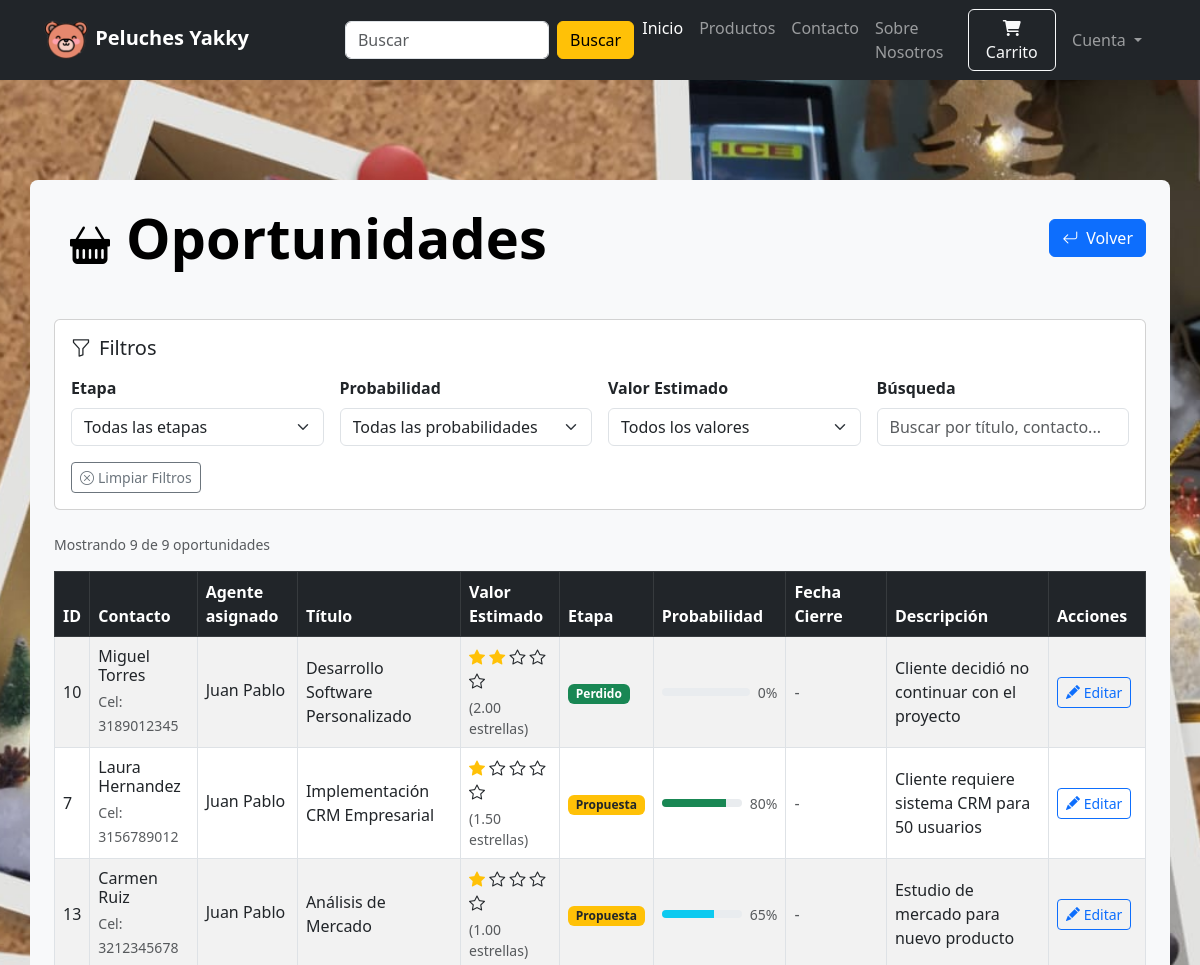
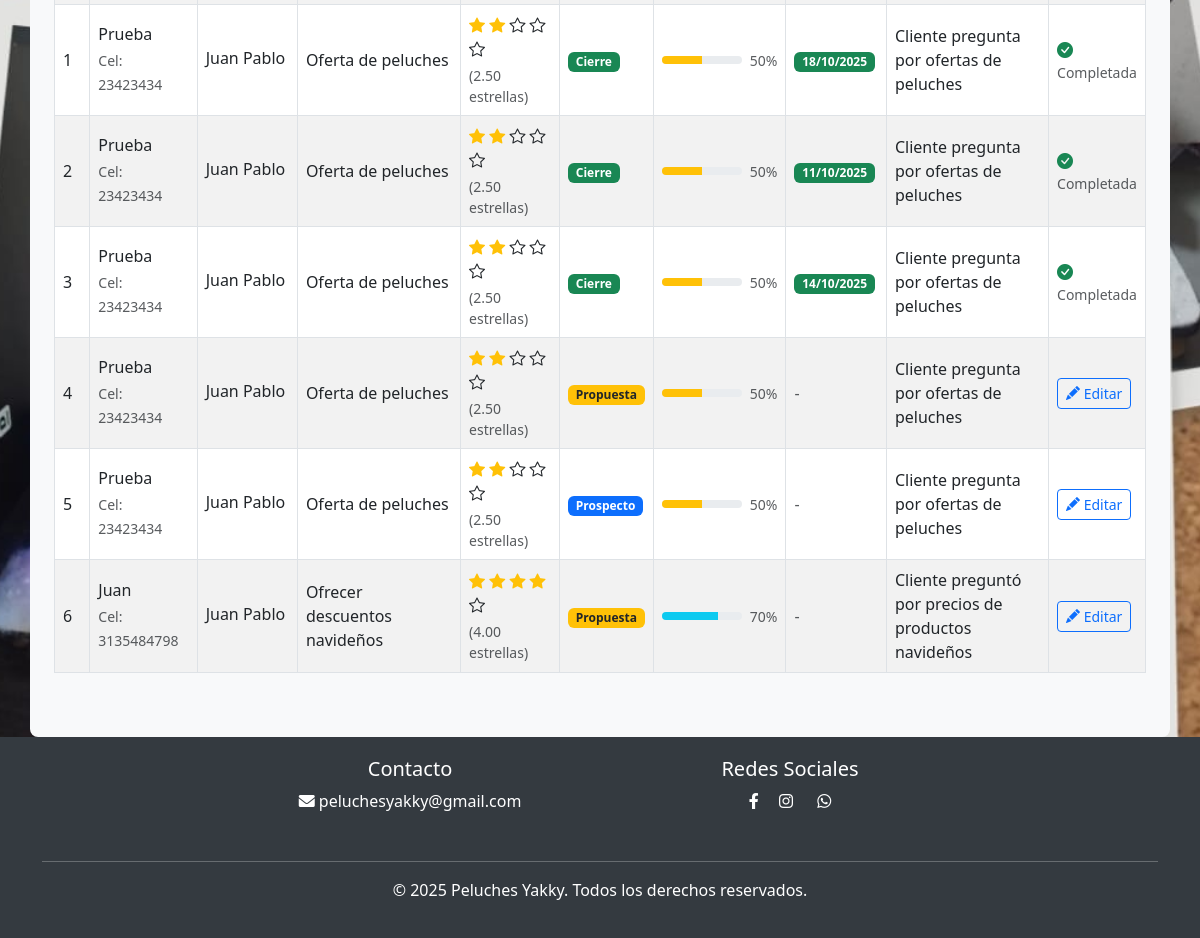
Page /empleado/tabla-oportunidades (signed in) on the earlier database version (2 pictures, top to bottom).
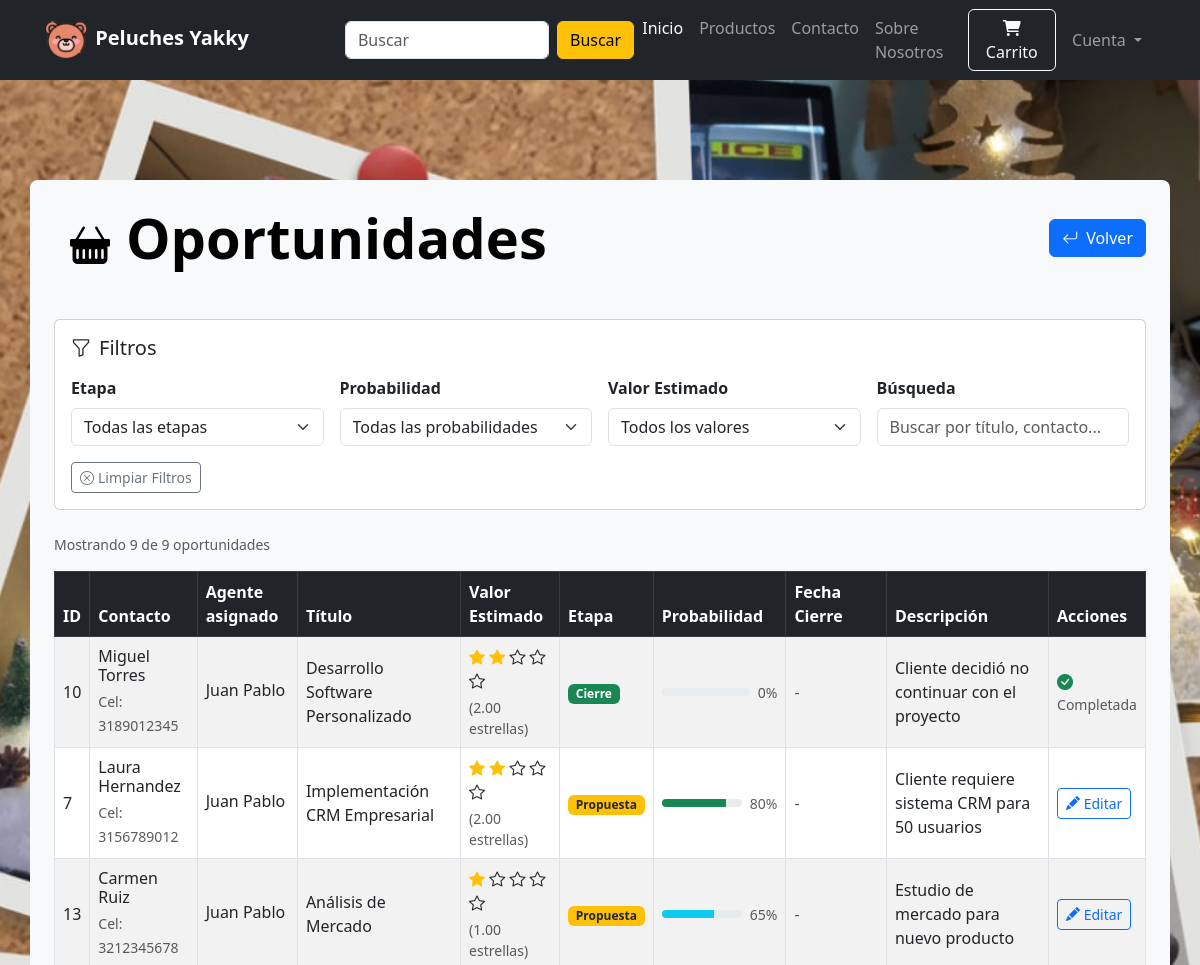
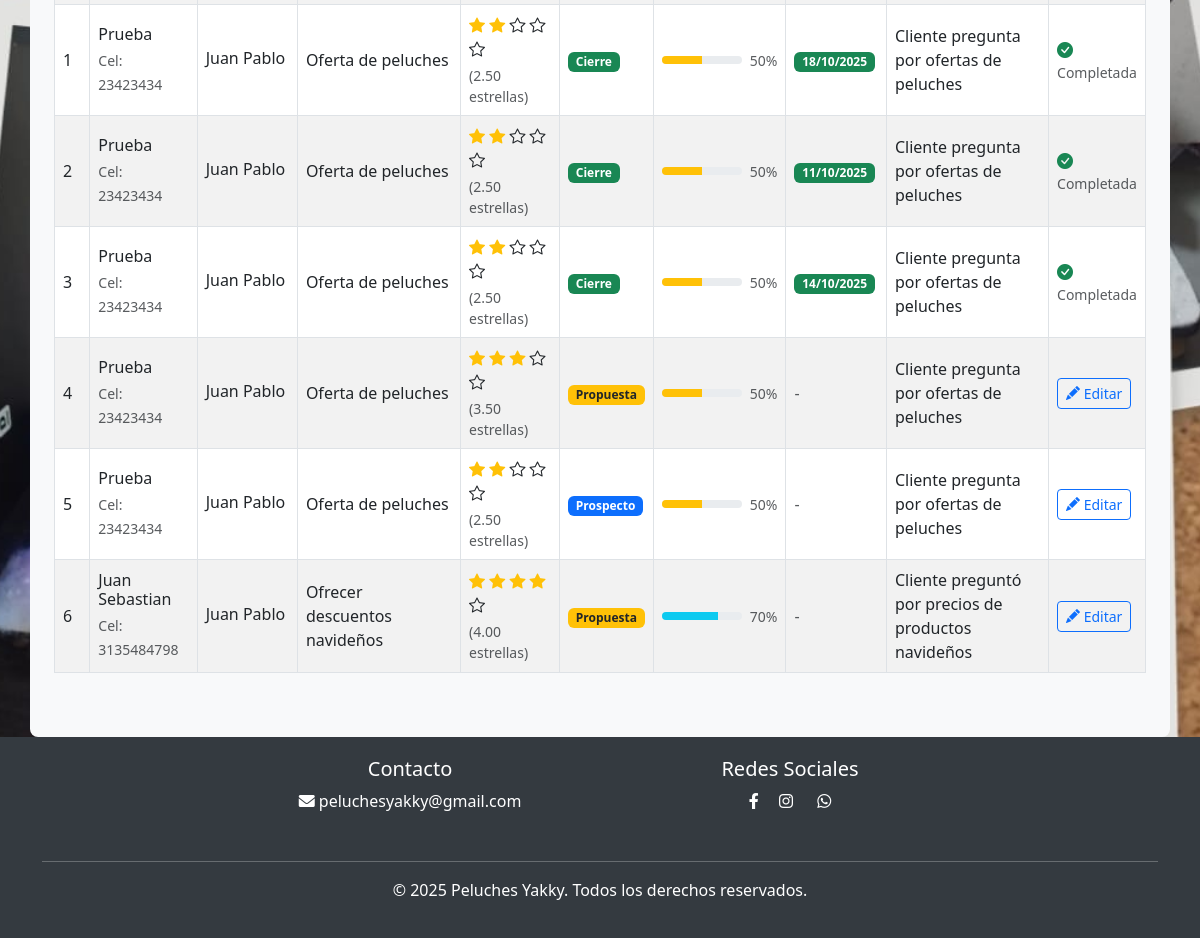
Same page on the later database version (2 pictures, top to bottom).
### website/models/oportunidad_model.py (models this page shows, shortened)
class Oportunidad(db.Model):
    __tablename__ = "oportunidades"
    id_oportunidad = db.Column(db.Integer, primary_key=True)
    id_contacto = db.Column(
        db.Integer, db.ForeignKey("contactos.id_contacto"), nullable=False
    )
    id_cliente = db.Column(db.Integer, db.ForeignKey("customer.id"), nullable=True)
    id_agente = db.Column(db.Integer, db.ForeignKey("customer.id"), nullable=False)
    titulo = db.Column(db.String(150), nullable=False)
    valor_estimado = db.Column(db.DECIMAL(10, 2))
    etapa = db.Column(db.String(50), default="nueva")
    probabilidad = db.Column(db.Integer, default=0)
    descripcion = db.Column(db.Text)
    fecha_creacion = db.Column(db.DateTime, default=datetime.utcnow)
    fecha_cierre = db.Column(db.DateTime, nullable=True)

### website/models/contacto_model.py (models this page shows, shortened)
class Contacto(db.Model):
    __tablename__ = "contactos"
    id_contacto = db.Column(db.Integer, primary_key=True)
    id_agente = db.Column(db.Integer, db.ForeignKey("customer.id"), nullable=False)
    nombre = db.Column(db.String(100), nullable=False)
    email = db.Column(db.String(150), unique=True, nullable=False)
    telefono = db.Column(db.String(20), nullable=False)
    empresa = db.Column(db.String(100), nullable=True)
    canal = db.Column(db.String(50))
    estado = db.Column(db.String(50), default="Nuevo")
    satisfaccion = db.Column(db.Integer, nullable=True)
    fecha_registro = db.Column(db.DateTime, default=datetime.utcnow)
    fecha_actulizar = db.Column(
        db.DateTime, default=datetime.utcnow, onupdate=datetime.utcnow
    )
    agente = db.relationship("Customer", backref=db.backref("contactos", lazy=True))
    oportunidades = db.relationship("Oportunidad", backref="contacto", lazy=True)
    actividades = db.relationship("Actividad", backref="contacto", lazy=True)
    interacciones = db.relationship("Interaccion", backref="contacto", lazy=True)

### website/models/customer_model.py (models this page shows, shortened)
class Customer(db.Model, UserMixin):
    id = db.Column(db.Integer, primary_key=True)
    rol_id = db.Column(
        db.Integer, db.ForeignKey("rol.id_rol"), nullable=True, default=3
    )
    email = db.Column(db.String(100), unique=True)
    username = db.Column(db.String(100))
    password_hash = db.Column(db.String(150))
    date_joined = db.Column(db.DateTime(), default=datetime.utcnow)
    active = db.Column(db.Boolean, default=True)
    telefono = db.Column(db.Integer, nullable=True)
    cart_items = db.relationship(
        "Cart", backref=db.backref("customer", lazy=True), cascade="all, delete-orphan"
    )
    orders = db.relationship(
        "Order", backref=db.backref("customer", lazy=True), cascade="all, delete-orphan"
    )
    @property
    def is_authenticated(self):
        return True  # Para usuarios reales siempre True
    @property
    def password(self):
        raise AttributeError("Password is not a readable Attribute")

### website/mvc_views/employee_view.py (the view)
@employee.route("/tabla-oportunidades")
@login_required
@rol_required(2)
def tabla_oportunidades():
    oportunidades = todos_oportunidades_sin_filtro()
    return render_template("tabla_oportunidades.html", oportunidades=oportunidades)

### website/controllers/employee_cotller.py (called while the page is built)
def todos_oportunidades_sin_filtro():
    try:
        oportunidades = Oportunidad.query.order_by(Oportunidad.fecha_creacion).all()
        return oportunidades
    except Exception as e:
        db.session.rollback()
        print(f"Error al crear actividad: {e}")
        raise Exception(f"Error al buscar todos oportunidades: {e}")

### website/templates/tabla_oportunidades.html (shortened to what the changed rows need)
{% extends 'index.html' %}
{% block body %}
<div class="fondo" style="min-height: 100vh; padding-top: 100px;">
    <div class="container bg-light rounded-3 p-4">
        <div class="d-flex justify-content-between align-items-center mb-5">
            <h1 class="text-black mb-0 display-4 fw-bold">
                <i class="bi bi-basket-fill fs-1 text-black m-3"></i>Oportunidades
            </h1>
        </div>
        {% if oportunidades | length < 1 %} <h1 class="text-black mb-0 display-4 fw-bold text-center p-5">
            <i class="bi bi-emoji-frown-fill fs-1 text-black m-3"></i> No hay Oportunidades
            </h1>
            {% else %}
            <div class="table-responsive-lg">
                <table class="table table-bordered table-hover table-striped align-middle">
                    <thead class="table-dark">
                        <tr>
                            <th>ID</th>
                            <th>Contacto</th>
                            <th>Agente asignado</th>
                            <th>Título</th>
                            <th>Valor Estimado</th>
                            <th>Etapa</th>
                            <th>Probabilidad</th>
                            <th>Fecha Cierre</th>
                            <th>Descripción</th>
                            <th>Acciones</th>
                        </tr>
                    </thead>
                    <tbody id="oportunidadesTableBody">
                        {% if current_user.rol_id == 1 %}
                        {% for item in oportunidades %}
                        <tr class="oportunidad-row" data-etapa="{{ item.etapa }}"
                            data-probabilidad="{{ item.probabilidad }}" data-valor="{{ item.valor_estimado }}"
                            data-search="{{ item.titulo  }} {{ item.contacto.telefono | default('', true) }} {{ item.contacto.nombre }} {{ item.descripcion }}">
                            <td>{{ item.id_oportunidad }}</td>
                            <td>
                                <h6 class="mb-1">{{ item.contacto.nombre }}</h6>
                                <small class="text-muted">Cel: {{ item.contacto.telefono }}</small>
                            </td>
                            <td>
                                <h6 class="mb-1">{{ item.contacto.agente.username }}</h6>
                            </td>
                            <td>{{ item.titulo }}</td>
                            <td>
                                {% if item.valor_estimado %}
                                {% for i in range(1, 6) %}
                                <i class="bi bi-star{% if i <= item.valor_estimado %}-fill text-warning{% endif %}"></i>
                                {% endfor %}
                                <small class="text-muted d-block mt-1">({{ item.valor_estimado }} estrellas)</small>
                                {% else %}
                                <span class="text-muted">Sin valorar</span>
                                {% endif %}
                            </td>
                            <td>
                                <span class="badge
                                        {% if item.etapa == 'Prospecto' %}bg-primary
                                        {% elif item.etapa == 'Propuesta' %}bg-warning text-dark
                                        {% else %}bg-success{% endif %}">
                                    {{ item.etapa }}
                                </span>
                            </td>
                            <td>
                                <div class="d-flex align-items-center">
                                    <div class="progress flex-grow-1 me-2" style="height: 8px;">
                                        <div class="progress-bar
                                                {% if item.probabilidad <= 25 %}bg-danger
                                                {% elif item.probabilidad <= 50 %}bg-warning
                                                {% elif item.probabilidad <= 75 %}bg-info
                                                {% else %}bg-success{% endif %}"
                                            style="width: {{ item.probabilidad }}%">
                                        </div>
                                    </div>
                                    <small class="text-muted">{{ item.probabilidad }}%</small>
                                </div>
                            </td>
                            <td>
                                {% if item.etapa == 'Cierre' and item.fecha_cierre %}
                                <span class="badge bg-success">
                                    {{ item.fecha_cierre.strftime('%d/%m/%Y') }}
                                </span>
                                {% else %}
                                <span class="text-muted">-</span>
                                {% endif %}
                            </td>
                            <td>
                                <span title="{{ item.descripcion }}">
                                    {{ item.descripcion|truncate(50) }}
                                </span>
                            </td>
                            <td>
                                {% if item.etapa == "Cierre" %}
                                <i class="bi bi-check-circle-fill text-success" title="Cerrada"></i>
                                <small class="text-muted d-block">Completada</small>
                                {% else %}
                                <a href="/empleado/editar-oportunidad/{{item.id_oportunidad}}"
                                    class="btn btn-sm btn-outline-primary" title="Editar">
                                    <i class="bi bi-pencil-fill"></i> Editar
                                </a>
                                {% endif %}
                            </td>
                        </tr>
                        {% endfor %}
                        {% else %}
                        {% set table_oportunidades = [] %}
                        {% for oportunidad in oportunidades %}
                        {% if oportunidad.id_agente == current_user.id %}
                        {% set _ = table_oportunidades.append(oportunidad) %}
                        {% endif %}
                        {% endfor %}
                        {% if table_oportunidades %}
                        {% for item in table_oportunidades %}
                        <tr class="oportunidad-row" data-etapa="{{ item.etapa }}"
                            data-probabilidad="{{ item.probabilidad }}" data-valor="{{ item.valor_estimado }}"
                            data-search="{{ item.titulo ~ ' ' ~ item.contacto.telefono ~ ' ' ~ item.contacto.nombre ~ ' ' ~ item.descripcion }}">
                            <td>{{ item.id_oportunidad }}</td>
                            <td>
                                <h6 class="mb-1">{{ item.contacto.nombre }}</h6>
                                <small class="text-muted">Cel: {{ item.contacto.telefono }}</small>
                            </td>
                            <td>
                                <h6 class="mb-1">{{ item.contacto.agente.username }}</h6>
                            </td>
                            <td>{{ item.titulo }}</td>
                            <td>
                                {% if item.valor_estimado %}
                                {% for i in range(1, 6) %}
                                <i class="bi bi-star{% if i <= item.valor_estimado %}-fill text-warning{% endif %}"></i>
                                {% endfor %}
                                <small class="text-muted d-block mt-1">({{ item.valor_estimado }} estrellas)</small>
                                {% else %}
                                <span class="text-muted">Sin valorar</span>
                                {% endif %}
                            </td>
                            <td>
                                <span class="badge
                                            {% if item.etapa == 'Prospecto' %}bg-primary
                                            {% elif item.etapa == 'Propuesta' %}bg-warning text-dark
                                            {% else %}bg-success{% endif %}">
                                    {{ item.etapa }}
                                </span>
                            </td>
                            <td>
                                <div class="d-flex align-items-center">
                                    <div class="progress flex-grow-1 me-2" style="height: 8px;">
                                        <div class="progress-bar
                                                    {% if item.probabilidad <= 25 %}bg-danger
                                                    {% elif item.probabilidad <= 50 %}bg-warning
                                                    {% elif item.probabilidad <= 75 %}bg-info
                                                    {% else %}bg-success{% endif %}"
                                            style="width: {{ item.probabilidad }}%">
                                        </div>
                                    </div>
                                    <small class="text-muted">{{ item.probabilidad }}%</small>
                                </div>
                            </td>
                            <td>
                                {% if item.etapa == 'Cierre' and item.fecha_cierre %}
                                <span class="badge bg-success">
                                    {{ item.fecha_cierre.strftime('%d/%m/%Y') }}
                                </span>
                                {% else %}
                                <span class="text-muted">-</span>
                                {% endif %}
                            </td>
                            <td>
                                <span title="{{ item.descripcion }}">
                                    {{ item.descripcion|truncate(50) }}
                                </span>
                            </td>
                            <td>
                                {% if item.etapa == "Cierre" %}
                                <i class="bi bi-check-circle-fill text-success" title="Cerrada"></i>
                                <small class="text-muted d-block">Completada</small>
                                {% else %}
                                <a href="/empleado/editar-oportunidad/{{item.id_oportunidad}}"
                                    class="btn btn-sm btn-outline-primary" title="Editar">
                                    <i class="bi bi-pencil-fill"></i> Editar
                                </a>
                                {% endif %}
                            </td>
                        </tr>
                        {% endfor %}
                        {% endif %}
                        {% endif %}
                    </tbody>
                </table>
            </div>
            {% endif %}
    </div>
</div>
{% endblock %}

Differences in the rows shown:
changed Oportunidad "Desarrollo Software Personalizado": etapa "Perdido" → "Cierre"; etapa "Editar" → "Completada"
changed Oportunidad "Implementación CRM Empresarial": valor_estimado "1.50" → "2.00"
changed Oportunidad id 4: valor_estimado "2.50" → "3.50"
changed through a linked row, Oportunidad "Ofrecer descuentos navideños": contacto.nombre "Juan" → "Juan Sebastian"
